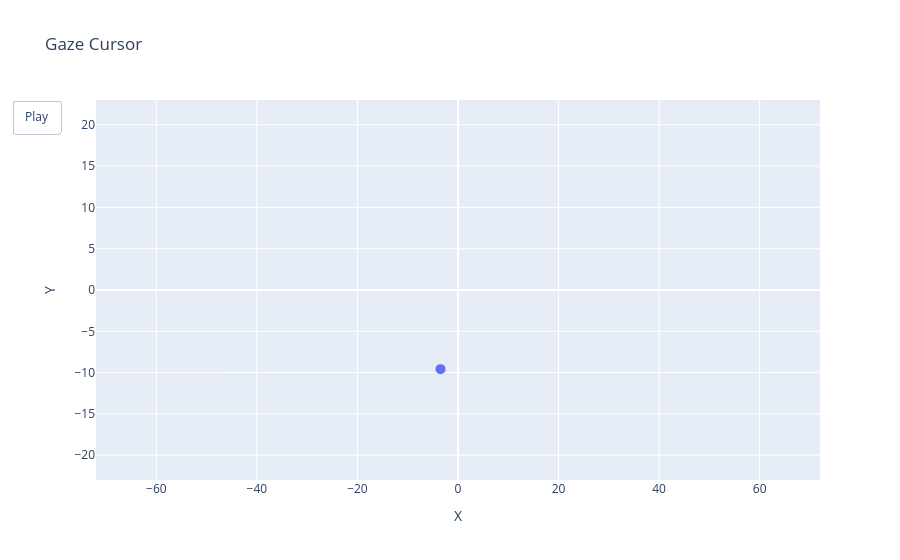

Here is the notebook cell this chart was saved with:
### Code cell
#load the free look data
DATA_DIR_2 = Path("/Users/jonathanpelletier/Documents/BioRobotics-Lab2-main/recordings/Horizontal_FL/custom/FreeLookData.csv")
df2 = pd.read_csv(DATA_DIR_2)

#data pipeline
df2.columns = df2.columns.str.strip().str.lower()
df2['heog'] = df2['ch0']
df2['veog'] = df2['ch1']

heog2 = process_eog_signal(df2['heog'].values, sample_rate=SAMPLE_RATE)
veog2 = process_eog_signal(df2['veog'].values, sample_rate=SAMPLE_RATE)

features2 = extract_features(df2)
feature_df = pd.DataFrame([features])
MidH_v2 = (features['HEOG_max'] + features['HEOG_min'])/2
MidV_v2 = (features['VEOG_max'] + features['VEOG_min'])/2
#print(MidH_v)
#print(MidV_v)
H_FOVp2 = np.degrees(np.arctan(MidH/DISTS[2]))
H_FOVn2 = -np.degrees(np.arctan(MidH/DISTS[2]))
#print(H_FOVn2)
V_FOVp2 = np.degrees(np.arctan(MidV/DISTS[2]))
V_FOVn2 = -np.degrees(np.arctan(MidV/DISTS[2]))

h_mapped_values2 = H_FOVp2*map_signal_to_arbitrary(heog2, H_FOVn2, H_FOVp2)
v_mapped_values2 = V_FOVp2*map_signal_to_arbitrary(veog2, V_FOVn2, V_FOVp2)

x_vals2 = DISTS[2] * np.tan(np.deg2rad(h_mapped_values2))
y_vals2 = DISTS[2] * np.tan(np.deg2rad(v_mapped_values2))

plot_mapped_signals(h_mapped_values2, v_mapped_values2)
animate_gaze_plotly(x_vals2, y_vals2,100)

### Figure 1 — Plotly figure (JSON) as saved in the notebook; plotly's stock layout.template omitted (floating-point values rounded to 4 significant figures)
{"data": [{"marker": {"size": 10}, "mode": "markers", "name": "Cursor", "type": "scatter", "x": [-3.478], "y": [-9.581]}, {"line": {"width": 2}, "mode": "lines", "name": "Trail", "type": "scatter", "x": [], "y": []}], "layout": {"title": {"text": "Gaze Cursor"}, "updatemenus": [{"buttons": [{"args": [null], "label": "Play", "method": "animate"}], "showactive": false, "type": "buttons"}], "xaxis": {"range": [-72, 72], "title": {"text": "X"}}, "yaxis": {"range": [-23, 23], "title": {"text": "Y"}}}}
